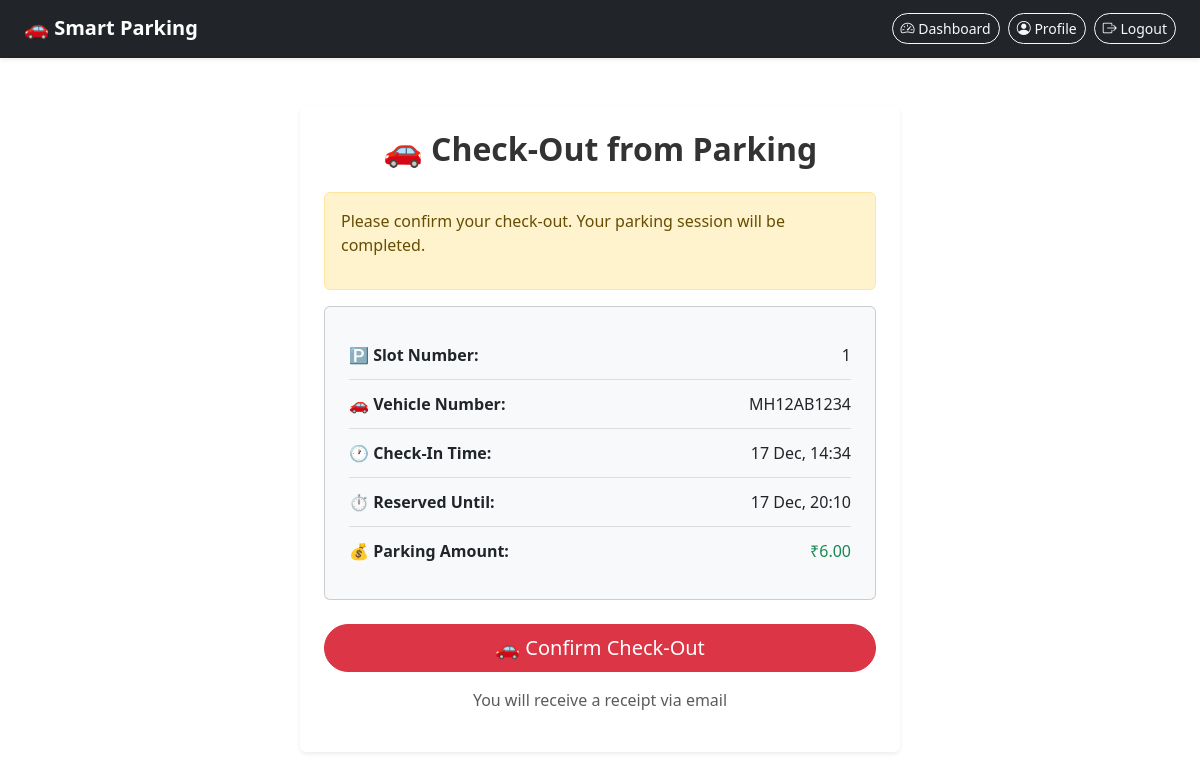
/check-out/706/ (signed in), run on the app's committed database.
### parking_app/models.py (models this page shows, shortened)
class Reservation(models.Model):
    PAYMENT_CHOICES = [
        ('Pending', 'Pending'),
        ('Paid', 'Paid'),
        ('Failed', 'Failed'),
    ]
    STATUS_CHOICES = [
        ('Pending', 'Pending'),
        ('Confirmed', 'Confirmed'),
        ('Cancelled', 'Cancelled'),
        ('Completed', 'Completed'),
        ('Active', 'Active'),
        ('Checked-In', 'Checked-In'),
        ('Over-Parked', 'Over-Parked'),
    ]
    user = models.ForeignKey(User, on_delete=models.CASCADE)
    slot_number = models.CharField(max_length=10)
    vehicle_number = models.CharField(max_length=20)
    vehicle_type = models.CharField(max_length=20, default='car')
    reservation_time = models.DateTimeField(auto_now_add=True)
    start_time = models.DateTimeField(null=True, blank=True)
    end_time = models.DateTimeField(null=True, blank=True)
    actual_checkout_time = models.DateTimeField(null=True, blank=True)
    amount = models.DecimalField(max_digits=7, decimal_places=2, default=0.00)
    over_parking_charges = models.DecimalField(max_digits=7, decimal_places=2, default=0.00)
    payment_status = models.CharField(max_length=10, choices=PAYMENT_CHOICES, default='Pending')
    status = models.CharField(max_length=15, choices=STATUS_CHOICES, default='Pending')
    qr_code = models.CharField(max_length=255, blank=True, null=True)
    created_at = models.DateTimeField(auto_now_add=True)
    checked_in_at = models.DateTimeField(null=True, blank=True)
    is_over_parked = models.BooleanField(default=False)

### parking_app/views.py (the view, shortened to what this page needs)
# urls.py: path("check-out/<int:reservation_id>/", views.check_out, name="check_out"),
@login_required
def check_out(request, reservation_id):
    from .email_notifications import send_check_out_receipt
    reservation = get_object_or_404(Reservation, id=reservation_id, user=request.user)
    return render(request, "parking_app/check_out.html", {"reservation": reservation})

### parking_app/templates/parking_app/check_out.html (shortened to what this page needs)
{% extends 'parking_app/base.html' %}
{% block content %}
<div class="container mt-5">
  <div class="card shadow-sm border-0 p-4 mx-auto" style="max-width: 600px;">
    <h2 class="text-center mb-4">🚗 Check-Out from Parking</h2>
    <div class="alert alert-warning">
      <p>Please confirm your check-out. Your parking session will be completed.</p>
    </div>
    <div class="card bg-light p-4 mb-4">
      <div class="detail-item">
        <strong>🅿️ Slot Number:</strong>
        <span class="float-end">{{ reservation.slot_number }}</span>
      </div>
      <div class="detail-item">
        <strong>🚗 Vehicle Number:</strong>
        <span class="float-end">{{ reservation.vehicle_number }}</span>
      </div>
      <div class="detail-item">
        <strong>🕐 Check-In Time:</strong>
        <span class="float-end">{{ reservation.checked_in_at|date:"d M, H:i" }}</span>
      </div>
      <div class="detail-item">
        <strong>⏱️ Reserved Until:</strong>
        <span class="float-end">{{ reservation.end_time|date:"d M, H:i" }}</span>
      </div>
      <div class="detail-item">
        <strong>💰 Parking Amount:</strong>
        <span class="float-end text-success">₹{{ reservation.amount }}</span>
      </div>
    </div>
    <form method="POST">
      <button type="submit" class="btn btn-danger btn-lg w-100">
        🚗 Confirm Check-Out
      </button>
    </form>
    <p class="text-muted text-center mt-3">
      You will receive a receipt via email
    </p>
  </div>
</div>
{% endblock %}

### parking_app/static/css/style.css (style rules this page uses)
body { font-family: "Poppins", sans-serif; background: #f2f5f9; }
.btn { border-radius: 30px !important; }
.container h2 { color: #333; font-weight: 600; }

### parking_app/templates/parking_app/check_out.html (style rules this page uses)
.detail-item { display: flex; justify-content: space-between; padding: 12px 0; border-bottom: 1px solid #ddd; }
.detail-item:last-child { border-bottom: none; }

### data on the page
Reservation: slot_number "1", vehicle_number "MH12AB1234", checked_in_at "17 Dec, 14:34", end_time "17 Dec, 20:10", amount "6.00"
